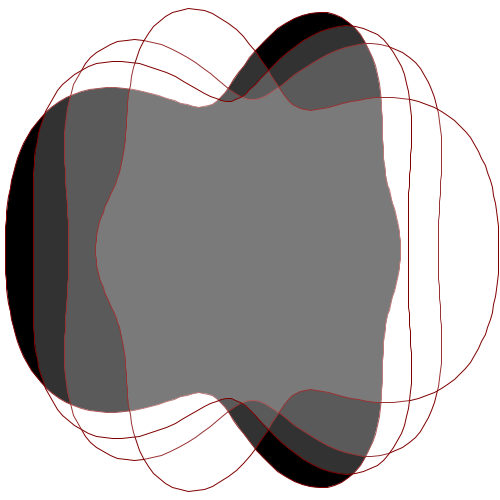
Frame 1 (no input)
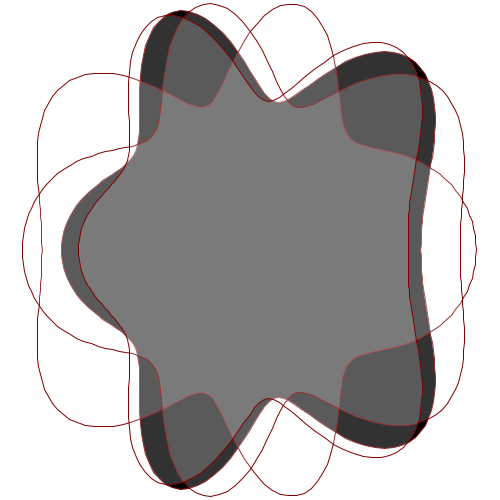
Frame 60 (the mouse pressed at the canvas centre just before this capture)
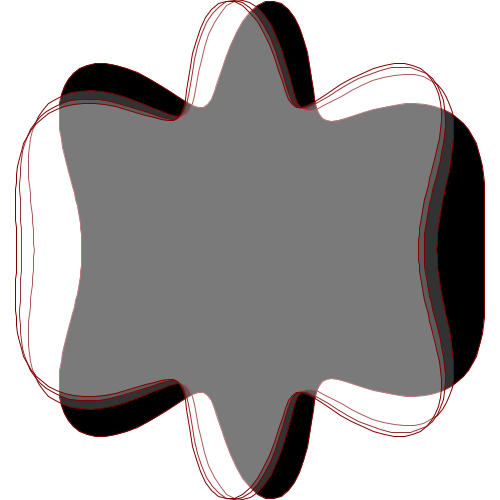
Frame 120 (the mouse held since frame 60 and released just before this capture)

The Processing sketch that drew these frames (run headless with seeded random() and noise(); from frame 60 on, the mouse is pressed at the canvas centre):

// Processing sketch: processing_169496
// ── processing_169496.pde

float x,y,amp,rad,phases;
float s,phase_speed;
float step,final_phase;
float phase_offset,phase_offset_speed;
int num_pts;

void setup()
{
  phase_offset = 0;
  phase_offset_speed = 0.15;
  amp = 50;
  rad = 200;
  phases = 0;
  s = 0.0;
  phase_speed = 0.0;
  num_pts = 200;
  step = TWO_PI/num_pts;
  size(500,500);
  x = width/2;
  y = height/2;
  
}
void draw()
{
 background(255);
 phase_offset+=phase_offset_speed;
 phases = (sin((frameCount*.005))+1)*5;
fill(0);
stroke(128,0,0);
beginShape();
    for(int i = 0; i <= num_pts;i++)
    {
     float theta = i*step;
     float offset = sin(sin(theta)*phases-phase_offset)*amp;
     float tx = x+ (sin(theta)*(rad+offset));
     float ty = y+(cos(theta)*(rad+offset));
       vertex(tx,ty);
    }
  endShape();
 // rect(0,0,width/2,height);
  fill(255,50);
  beginShape();
    for(int i = 0; i <= num_pts;i++)
    {
     float theta = i*step;
     float offset = cos((sin(theta)+PI)*phases-phase_offset)*amp;
     float tx = x+ (sin(theta)*(rad+offset));
     float ty = y+(cos(theta)*(rad+offset));
       vertex(tx,ty);
    }
  endShape();
    fill(255,50);
  beginShape();
    for(int i = 0; i <= num_pts;i++)
    {
     float theta = i*step;
     float offset = cos((sin(theta)+(PI/2))*phases-phase_offset)*amp;
     float tx = x+ (sin(theta)*(rad+offset));
     float ty = y+(cos(theta)*(rad+offset));
       vertex(tx,ty);
    }
  endShape();
      fill(255,50);
  beginShape();
    for(int i = 0; i <= num_pts;i++)
    {
     float theta = i*step;
     float offset = cos((sin(theta)+(PI/4))*phases-phase_offset)*amp;
     float tx = x+ (sin(theta)*(rad+offset));
     float ty = y+(cos(theta)*(rad+offset));
       vertex(tx,ty);
    }
  endShape();
  
}
